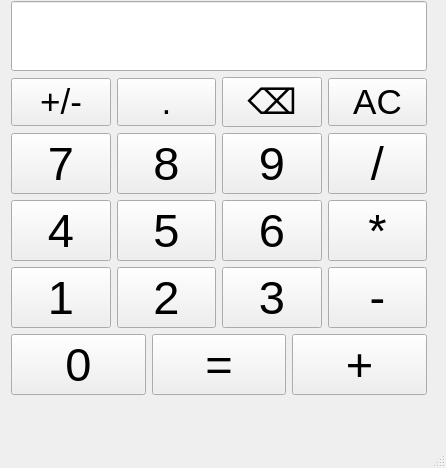
<?xml version="1.0" encoding="UTF-8"?>
<ui version="4.0">
 <class>MainWindow</class>
 <widget class="QMainWindow" name="MainWindow">
  <property name="geometry">
   <rect>
    <x>0</x>
    <y>0</y>
    <width>446</width>
    <height>468</height>
   </rect>
  </property>
  <property name="windowTitle">
   <string>MainWindow</string>
  </property>
  <widget class="QWidget" name="centralwidget">
   <widget class="QWidget" name="">
    <property name="geometry">
     <rect>
      <x>11</x>
      <y>1</y>
      <width>416</width>
      <height>394</height>
     </rect>
    </property>
    <layout class="QVBoxLayout" name="verticalLayout">
     <item>
      <widget class="QLineEdit" name="lcd">
       <property name="sizePolicy">
        <sizepolicy hsizetype="Maximum" vsizetype="Fixed">
         <horstretch>0</horstretch>
         <verstretch>0</verstretch>
        </sizepolicy>
       </property>
       <property name="font">
        <font>
         <pointsize>50</pointsize>
        </font>
       </property>
       <property name="layoutDirection">
        <enum>Qt::LeftToRight</enum>
       </property>
       <property name="text">
        <string/>
       </property>
       <property name="alignment">
        <set>Qt::AlignRight|Qt::AlignTrailing|Qt::AlignVCenter</set>
       </property>
       <property name="readOnly">
        <bool>true</bool>
       </property>
      </widget>
     </item>
     <item>
      <layout class="QHBoxLayout" name="horizontalLayout_5">
       <item>
        <widget class="QPushButton" name="b_sign">
         <property name="font">
          <font>
           <pointsize>26</pointsize>
          </font>
         </property>
         <property name="text">
          <string>+/-</string>
         </property>
        </widget>
       </item>
       <item>
        <widget class="QPushButton" name="b_dot">
         <property name="font">
          <font>
           <pointsize>26</pointsize>
          </font>
         </property>
         <property name="text">
          <string>.</string>
         </property>
        </widget>
       </item>
       <item>
        <widget class="QPushButton" name="b_back">
         <property name="font">
          <font>
           <pointsize>26</pointsize>
          </font>
         </property>
         <property name="text">
          <string>⌫</string>
         </property>
        </widget>
       </item>
       <item>
        <widget class="QPushButton" name="b_ac">
         <property name="font">
          <font>
           <pointsize>26</pointsize>
          </font>
         </property>
         <property name="text">
          <string>AC</string>
         </property>
        </widget>
       </item>
      </layout>
     </item>
     <item>
      <layout class="QHBoxLayout" name="horizontalLayout_4">
       <item>
        <widget class="QPushButton" name="b_7">
         <property name="font">
          <font>
           <pointsize>35</pointsize>
          </font>
         </property>
         <property name="text">
          <string>7</string>
         </property>
        </widget>
       </item>
       <item>
        <widget class="QPushButton" name="b_8">
         <property name="font">
          <font>
           <pointsize>35</pointsize>
          </font>
         </property>
         <property name="text">
          <string>8</string>
         </property>
        </widget>
       </item>
       <item>
        <widget class="QPushButton" name="b_9">
         <property name="font">
          <font>
           <pointsize>35</pointsize>
          </font>
         </property>
         <property name="text">
          <string>9</string>
         </property>
        </widget>
       </item>
       <item>
        <widget class="QPushButton" name="b_d">
         <property name="font">
          <font>
           <pointsize>35</pointsize>
          </font>
         </property>
         <property name="text">
          <string>/</string>
         </property>
        </widget>
       </item>
      </layout>
     </item>
     <item>
      <layout class="QHBoxLayout" name="horizontalLayout_3">
       <item>
        <widget class="QPushButton" name="b_4">
         <property name="font">
          <font>
           <pointsize>35</pointsize>
          </font>
         </property>
         <property name="text">
          <string>4</string>
         </property>
        </widget>
       </item>
       <item>
        <widget class="QPushButton" name="b_5">
         <property name="font">
          <font>
           <pointsize>35</pointsize>
          </font>
         </property>
         <property name="text">
          <string>5</string>
         </property>
        </widget>
       </item>
       <item>
        <widget class="QPushButton" name="b_6">
         <property name="font">
          <font>
           <pointsize>35</pointsize>
          </font>
         </property>
         <property name="text">
          <string>6</string>
         </property>
        </widget>
       </item>
       <item>
        <widget class="QPushButton" name="b_z">
         <property name="font">
          <font>
           <pointsize>35</pointsize>
          </font>
         </property>
         <property name="text">
          <string>*</string>
         </property>
        </widget>
       </item>
      </layout>
     </item>
     <item>
      <layout class="QHBoxLayout" name="horizontalLayout_2">
       <item>
        <widget class="QPushButton" name="b_1">
         <property name="font">
          <font>
           <pointsize>35</pointsize>
          </font>
         </property>
         <property name="text">
          <string>1</string>
         </property>
        </widget>
       </item>
       <item>
        <widget class="QPushButton" name="b_2">
         <property name="font">
          <font>
           <pointsize>35</pointsize>
          </font>
         </property>
         <property name="text">
          <string>2</string>
         </property>
        </widget>
       </item>
       <item>
        <widget class="QPushButton" name="b_3">
         <property name="font">
          <font>
           <pointsize>35</pointsize>
          </font>
         </property>
         <property name="text">
          <string>3</string>
         </property>
        </widget>
       </item>
       <item>
        <widget class="QPushButton" name="b_m">
         <property name="font">
          <font>
           <pointsize>35</pointsize>
          </font>
         </property>
         <property name="text">
          <string>-</string>
         </property>
        </widget>
       </item>
      </layout>
     </item>
     <item>
      <layout class="QHBoxLayout" name="horizontalLayout">
       <item>
        <widget class="QPushButton" name="b_0">
         <property name="font">
          <font>
           <pointsize>35</pointsize>
          </font>
         </property>
         <property name="text">
          <string>0</string>
         </property>
        </widget>
       </item>
       <item>
        <widget class="QPushButton" name="b_e">
         <property name="sizePolicy">
          <sizepolicy hsizetype="Minimum" vsizetype="Fixed">
           <horstretch>0</horstretch>
           <verstretch>0</verstretch>
          </sizepolicy>
         </property>
         <property name="maximumSize">
          <size>
           <width>16777215</width>
           <height>16777215</height>
          </size>
         </property>
         <property name="font">
          <font>
           <pointsize>35</pointsize>
          </font>
         </property>
         <property name="text">
          <string>=</string>
         </property>
        </widget>
       </item>
       <item>
        <widget class="QPushButton" name="b_a">
         <property name="font">
          <font>
           <pointsize>35</pointsize>
          </font>
         </property>
         <property name="text">
          <string>+</string>
         </property>
        </widget>
       </item>
      </layout>
     </item>
    </layout>
   </widget>
  </widget>
  <widget class="QMenuBar" name="menubar">
   <property name="geometry">
    <rect>
     <x>0</x>
     <y>0</y>
     <width>446</width>
     <height>30</height>
    </rect>
   </property>
  </widget>
  <widget class="QStatusBar" name="statusbar"/>
 </widget>
 <resources/>
 <connections/>
</ui>
